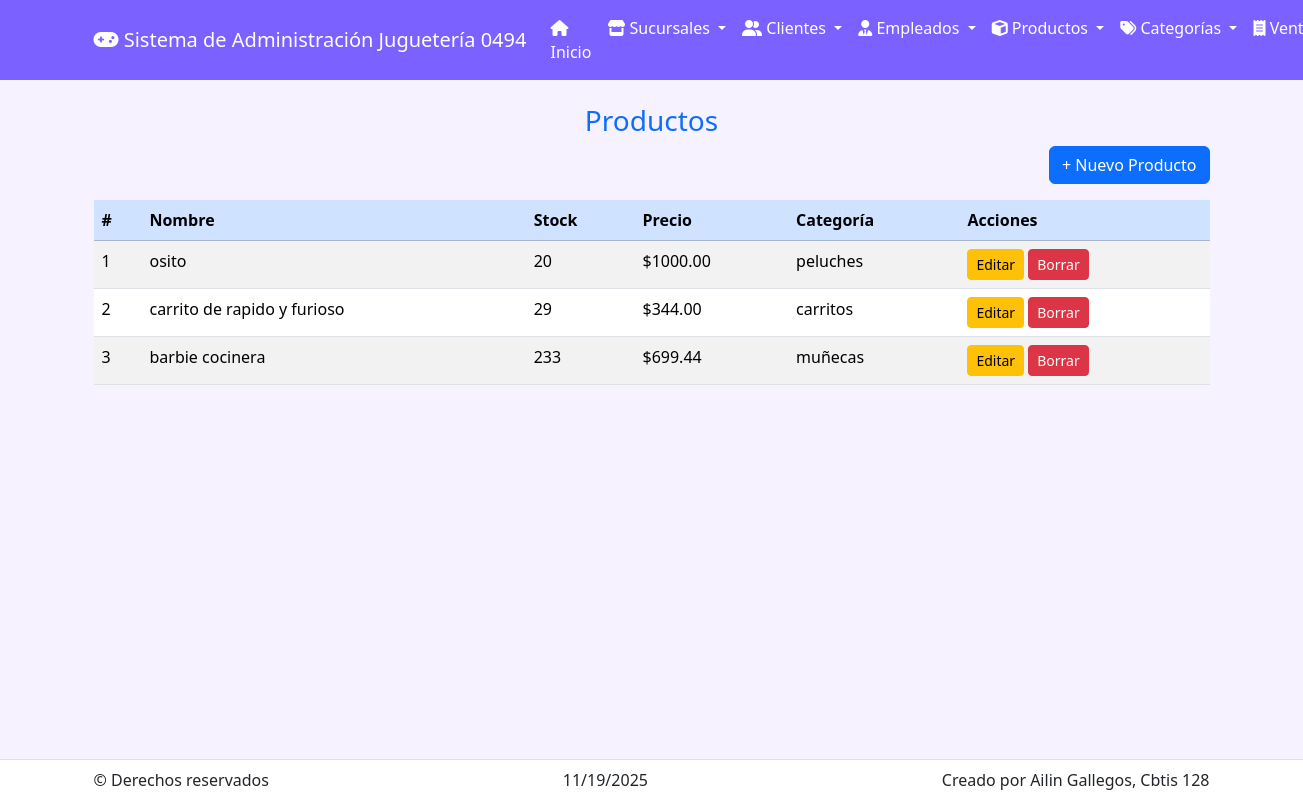
/productos/, run on the app's committed database.
### app_Jugueteria/models.py (models this page shows, shortened)
class Producto(models.Model):
    nombre = models.CharField(max_length=150)
    stock = models.IntegerField(default=0)
    descripcion = models.TextField(blank=True, null=True)
    precio = models.DecimalField(max_digits=10, decimal_places=2, default=0)
    id_categoria = models.ForeignKey(Categoria, on_delete=models.SET_NULL, null=True, blank=True, related_name='productos')

class Categoria(models.Model):
    nombre = models.CharField(max_length=100)
    descripcion = models.TextField(blank=True, null=True)
    estado = models.BooleanField(default=True)          # True = activo
    material = models.CharField(max_length=100, blank=True, null=True)
    fecha_creacion = models.DateTimeField(auto_now_add=True)

### app_Jugueteria/views.py (the view)
# urls.py: path('productos/', views.ver_productos, name='ver_productos'),
def ver_productos(request):
    productos = Producto.objects.select_related('id_categoria').all().order_by('id')
    return render(request, 'producto/ver_productos.html', {'productos': productos})

### app_Jugueteria/templates/producto/ver_productos.html
{% extends 'base.html' %}
{% block content %}
<h3 class="text-center text-primary">Productos</h3>
<div class="mb-3 text-end"><a href="{% url 'agregar_producto' %}" class="btn btn-primary">+ Nuevo Producto</a></div>
<table class="table table-striped">
  <thead class="table-primary"><tr><th>#</th><th>Nombre</th><th>Stock</th><th>Precio</th><th>Categoría</th><th>Acciones</th></tr></thead>
  <tbody>
    {% for p in productos %}
    <tr>
      <td>{{ forloop.counter }}</td>
      <td>{{ p.nombre }}</td>
      <td>{{ p.stock }}</td>
      <td>${{ p.precio }}</td>
      <td>{% if p.id_categoria %}{{ p.id_categoria.nombre }}{% else %}-{% endif %}</td>
      <td>
        <a class="btn btn-sm btn-warning" href="{% url 'actualizar_producto' p.id %}">Editar</a>
        <a class="btn btn-sm btn-danger" href="{% url 'borrar_producto' p.id %}">Borrar</a>
      </td>
    </tr>
    {% empty %}
    <tr><td colspan="6" class="text-center">No hay productos.</td></tr>
    {% endfor %}
  </tbody>
</table>
{% endblock %}

### app_Jugueteria/templates/base.html (style rules this page uses)
:root { --primario:#7b61ff;--secundario:#f6f2ff }
body { background:var(--secundario);padding-bottom:80px }

### data on the page
Producto: nombre "osito", stock "20", precio "1000.00", id_categoria.nombre "peluches"
Producto: nombre "carrito de rapido y furioso", stock "29", precio "344.00", id_categoria.nombre "carritos"
Producto: nombre "barbie cocinera", stock "233", precio "699.44", id_categoria.nombre "muñecas"
